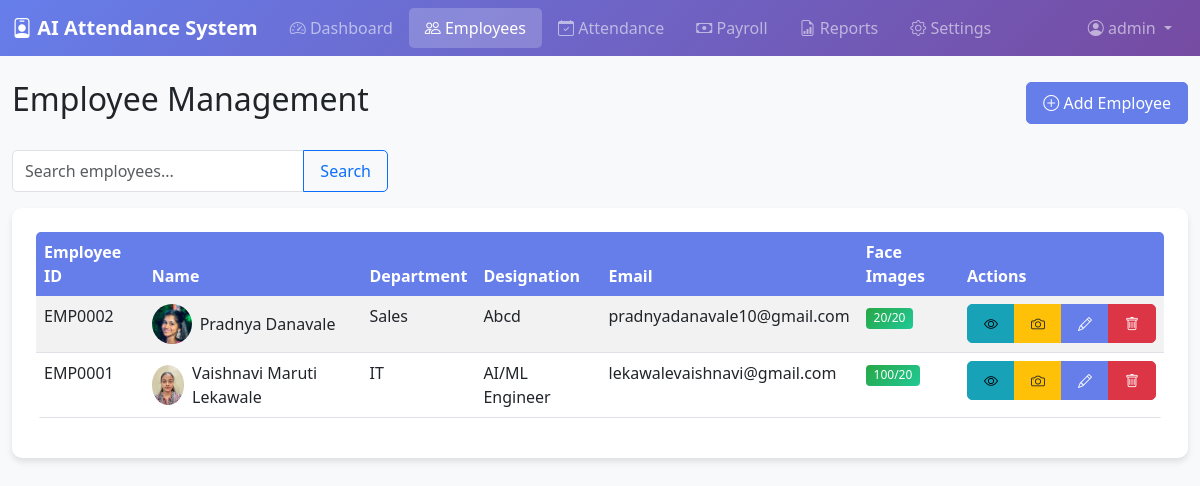
Screenshot of /employees (signed in) with the database file from the repository.
### models.py (models this page shows)
class Employee(db.Model):
    __tablename__ = 'employees'
    id = db.Column(db.Integer, primary_key=True)
    employee_id = db.Column(db.String(20), unique=True, nullable=False)
    name = db.Column(db.String(100), nullable=False)
    department = db.Column(db.String(50), nullable=False)
    designation = db.Column(db.String(50), nullable=False)
    basic_salary = db.Column(db.Float, nullable=False)
    joining_date = db.Column(db.Date, nullable=False)
    email = db.Column(db.String(120), nullable=False)
    phone = db.Column(db.String(20), nullable=False)
    address = db.Column(db.Text, nullable=False)
    profile_photo = db.Column(db.String(255))
    face_images_count = db.Column(db.Integer, default=0)
    status = db.Column(db.String(20), default='active')  # active, inactive
    created_at = db.Column(db.DateTime, default=datetime.utcnow)
    updated_at = db.Column(db.DateTime, default=datetime.utcnow, onupdate=datetime.utcnow)
    attendance_records = db.relationship('Attendance', backref='employee', lazy=True, cascade='all, delete-orphan')
    payroll_records = db.relationship('Payroll', backref='employee', lazy=True, cascade='all, delete-orphan')

### app.py (the view)
@app.route('/employees')
@login_required
def employees():
    search = request.args.get('search', '')
    page = request.args.get('page', 1, type=int)
    per_page = 10
    query = Employee.query.filter_by(status='active')
    if search:
        query = query.filter(
            (Employee.name.contains(search)) |
            (Employee.employee_id.contains(search)) |
            (Employee.department.contains(search))
        )
    employees = query.order_by(Employee.created_at.desc()).paginate(
        page=page, per_page=per_page, error_out=False
    )
    return render_template('add_employee.html', employees=employees, search=search)

### app.py (called while the page is built)
def login_required(f):
    @wraps(f)
    def decorated_function(*args, **kwargs):
        if 'admin_id' not in session:
            return redirect(url_for('login'))
        return f(*args, **kwargs)
    return decorated_function

### templates/add_employee.html (shortened to what this page needs)
<!DOCTYPE html>
<html lang="en">
<head>
    <link href="https://cdn.jsdelivr.net/npm/bootstrap@5.3.0/dist/css/bootstrap.min.css" rel="stylesheet">
    <link rel="stylesheet" href="https://cdn.jsdelivr.net/npm/bootstrap-icons@1.10.0/font/bootstrap-icons.css">
    <link rel="stylesheet" href="{{ url_for('static', filename='css/style.css') }}">
</head>
<body>
    <nav class="navbar navbar-expand-lg navbar-dark bg-primary">
        <div class="container-fluid">
            <a class="navbar-brand" href="{{ url_for('dashboard') }}">
                <i class="bi bi-person-badge"></i> AI Attendance System
            </a>
            <div class="collapse navbar-collapse" id="navbarNav">
                <ul class="navbar-nav me-auto">
                    <li class="nav-item">
                        <a class="nav-link" href="{{ url_for('dashboard') }}">
                            <i class="bi bi-speedometer2"></i> Dashboard
                        </a>
                    </li>
                    <li class="nav-item">
                        <a class="nav-link active" href="{{ url_for('employees') }}">
                            <i class="bi bi-people"></i> Employees
                        </a>
                    </li>
                    <li class="nav-item">
                        <a class="nav-link" href="{{ url_for('attendance') }}">
                            <i class="bi bi-calendar-check"></i> Attendance
                        </a>
                    </li>
                    <li class="nav-item">
                        <a class="nav-link" href="{{ url_for('payroll') }}">
                            <i class="bi bi-cash"></i> Payroll
                        </a>
                    </li>
                    <li class="nav-item">
                        <a class="nav-link" href="{{ url_for('reports') }}">
                            <i class="bi bi-file-earmark-bar-graph"></i> Reports
                        </a>
                    </li>
                    <li class="nav-item">
                        <a class="nav-link" href="{{ url_for('settings') }}">
                            <i class="bi bi-gear"></i> Settings
                        </a>
                    </li>
                </ul>
                <ul class="navbar-nav">
                    <li class="nav-item dropdown">
                        <a class="nav-link dropdown-toggle" href="#" id="navbarDropdown" role="button" data-bs-toggle="dropdown">
                            <i class="bi bi-person-circle"></i> {{ session.admin_username }}
                        </a>
                    </li>
                </ul>
            </div>
        </div>
    </nav>
    <div class="container-fluid mt-4">
        <div class="row">
            <div class="col-12">
                <div class="d-flex justify-content-between align-items-center mb-4">
                    <h2>Employee Management</h2>
                    <button class="btn btn-primary" data-bs-toggle="modal" data-bs-target="#addEmployeeModal">
                        <i class="bi bi-plus-circle"></i> Add Employee
                    </button>
                </div>
                {% if search is defined %}
                <div class="row mb-3">
                    <div class="col-md-4">
                        <form method="GET" action="{{ url_for('employees') }}">
                            <div class="input-group">
                                <input type="text" class="form-control" name="search" placeholder="Search employees..." value="{{ search }}">
                                <button class="btn btn-outline-primary" type="submit">Search</button>
                            </div>
                        </form>
                    </div>
                </div>
                {% endif %}
                <div class="card">
                    <div class="card-body">
                        <div class="table-responsive">
                            <table class="table table-striped">
                                <thead>
                                    <tr>
                                        <th>Employee ID</th>
                                        <th>Name</th>
                                        <th>Department</th>
                                        <th>Designation</th>
                                        <th>Email</th>
                                        <th>Face Images</th>
                                        <th>Actions</th>
                                    </tr>
                                </thead>
                                <tbody>
                                    {% for emp in (employees.items if employees.items is defined else employees) %}
                                    <tr>
                                        <td>{{ emp.employee_id }}</td>
                                        <td>
                                            <div class="d-flex align-items-center">
                                                {% if emp.profile_photo %}
                                                    <img src="{{ url_for('static', filename=emp.profile_photo) }}" class="rounded-circle me-2" width="40" height="40">
                                                {% else %}
                                                    <div class="rounded-circle bg-secondary me-2 d-flex align-items-center justify-content-center" width="40" height="40" style="width: 40px; height: 40px;">
                                                        <i class="bi bi-person text-white"></i>
                                                    </div>
                                                {% endif %}
                                                {{ emp.name }}
                                            </div>
                                        </td>
                                        <td>{{ emp.department }}</td>
                                        <td>{{ emp.designation }}</td>
                                        <td>{{ emp.email }}</td>
                                        <td>
                                            <span class="badge bg-{{ 'success' if emp.face_images_count >= 20 else 'warning' }}">
                                                {{ emp.face_images_count }}/20
                                            </span>
                                        </td>
                                        <td>
                                            <div class="btn-group">
                                                <a href="{{ url_for('view_employee', id=emp.id) }}" class="btn btn-sm btn-info">
                                                    <i class="bi bi-eye"></i>
                                                </a>
                                                <a href="{{ url_for('face_registration', id=emp.id) }}" class="btn btn-sm btn-warning">
                                                    <i class="bi bi-camera"></i>
                                                </a>
                                                <a href="{{ url_for('edit_employee', id=emp.id) }}" class="btn btn-sm btn-primary">
                                                    <i class="bi bi-pencil"></i>
                                                </a>
                                                <a href="{{ url_for('delete_employee', id=emp.id) }}" class="btn btn-sm btn-danger" onclick="return confirm('Are you sure?')">
                                                    <i class="bi bi-trash"></i>
                                                </a>
                                            </div>
                                        </td>
                                    </tr>
                                    {% endfor %}
                                </tbody>
                            </table>
                        </div>
                    </div>
                </div>
            </div>
        </div>
    </div>
</body>
</html>

### static/css/style.css (style rules this page uses)
body { font-family: 'Segoe UI', Tahoma, Geneva, Verdana, sans-serif; background-color: #f8f9fa; }
.card { border: none; border-radius: 10px; box-shadow: 0 4px 6px rgba(0, 0, 0, 0.1); }
.card-body { padding: 1.5rem; }
.navbar-brand { font-weight: 600; font-size: 1.25rem; }
.nav-link { font-weight: 500; padding: 0.5rem 1rem !important; border-radius: 5px; transition: all 0.3s ease; }
.nav-link.active { background-color: rgba(255, 255, 255, 0.2); }
.btn { border-radius: 5px; padding: 0.5rem 1rem; font-weight: 500; transition: all 0.3s ease; }
.btn-primary { background-color: #667eea; border-color: #667eea; }
.btn-danger { background-color: #dc3545; border-color: #dc3545; }
.btn-warning { background-color: #ffc107; border-color: #ffc107; color: #212529; }
.btn-info { background-color: #17a2b8; border-color: #17a2b8; }
.form-control, .form-select { border-radius: 5px; border: 1px solid #dee2e6; padding: 0.5rem 0.75rem; }
.table { border-radius: 5px; overflow: hidden; }
.table thead th { background-color: #667eea; color: white; font-weight: 600; border: none; }
.table tbody tr { transition: background-color 0.3s ease; }
.badge { padding: 0.35em 0.65em; font-weight: 500; border-radius: 4px; }
.bg-primary { background: linear-gradient(135deg, #667eea 0%, #764ba2 100%) !important; }
.bg-success { background: linear-gradient(135deg, #28a745 0%, #20c997 100%) !important; }
.rounded-circle { object-fit: cover; }

### rows the page displays
Employee: employee_id "EMP0002", profile_photo (picture), name "Pradnya Danavale", department "Sales", designation "Abcd", email "pradnyadanavale10@gmail.com", face_images_count "20"
Employee: employee_id "EMP0001", profile_photo (picture), name "Vaishnavi Maruti Lekawale", department "IT", designation "AI/ML Engineer", email "lekawalevaishnavi@gmail.com", face_images_count "100"

### other values shown
{{ session.admin_username }} "admin"
